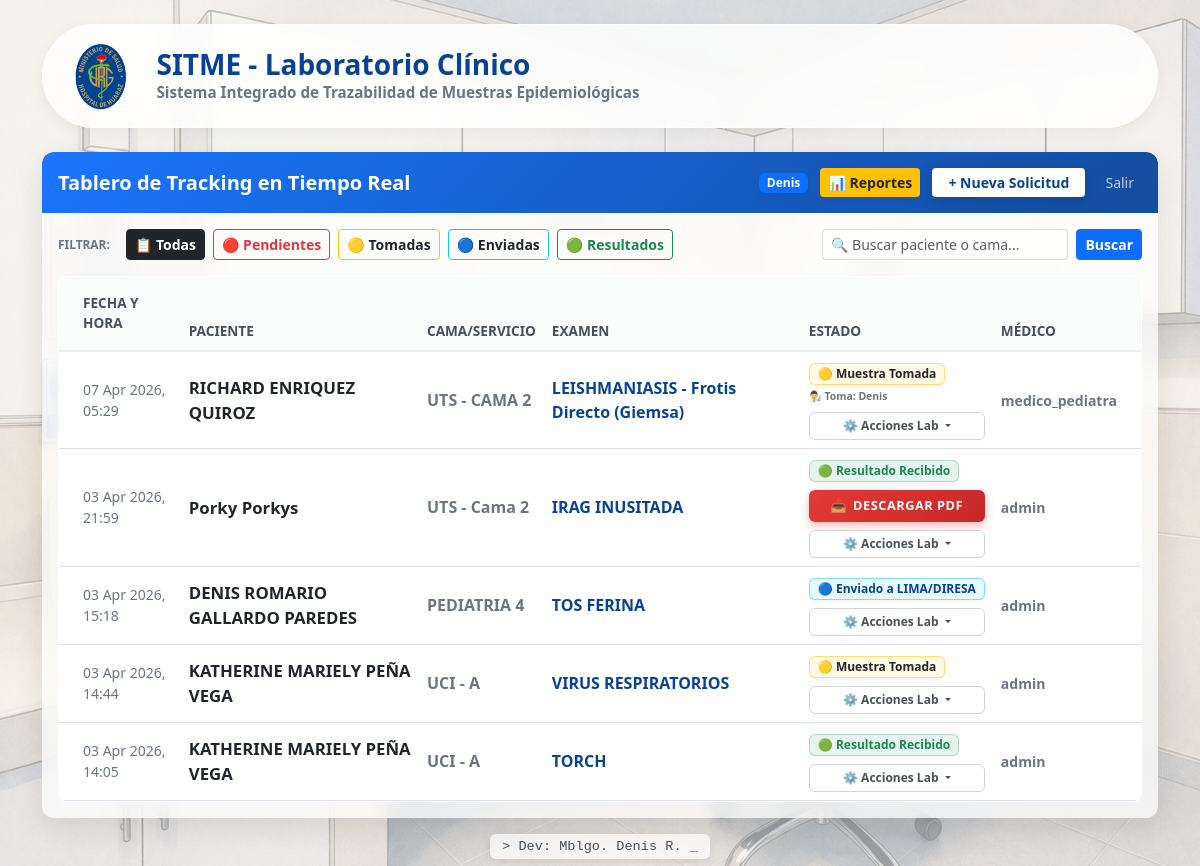
The page / (signed in) on the database its author committed.
### tracking/models.py (models this page shows, shortened)
class OrdenExamen(models.Model):
    ESTADO_CHOICES = [
        ('SOLICITADO', '🔴 Pendiente / Solicitado'),
        ('TOMADO', '🟡 Muestra Tomada'),
        ('ENVIADO', '🔵 Enviado a LIMA/DIRESA'),
        ('RESULTADO', '🟢 Resultado Recibido'),
    ]
    paciente_nombre = models.CharField(max_length=200, verbose_name="Nombre del Paciente")
    cama = models.CharField(max_length=50, verbose_name="Cama / Servicio")
    archivo_resultado = models.FileField(upload_to='resultados_pdf/', blank=True, null=True, verbose_name="PDF del Resultado")
    tipo_examen = models.ForeignKey(CatalogoExamen, on_delete=models.RESTRICT, verbose_name="Tipo de Examen")
    estado = models.CharField(max_length=20, choices=ESTADO_CHOICES, default='SOLICITADO', verbose_name="Estado de la Muestra")
    medico_solicitante = models.ForeignKey(User, on_delete=models.SET_NULL, null=True, verbose_name="Médico Solicitante")
    fecha_solicitud = models.DateTimeField(auto_now_add=True, verbose_name="Fecha y Hora de Solicitud")
    notas = models.TextField(blank=True, null=True, verbose_name="Observaciones / Justificación")
    laboratorista_toma = models.ForeignKey(User, on_delete=models.SET_NULL, null=True, blank=True, related_name='tomas_realizadas')
    laboratorista_envio = models.ForeignKey(User, on_delete=models.SET_NULL, null=True, blank=True, related_name='envios_realizados')
    laboratorista_resultado = models.ForeignKey(User, on_delete=models.SET_NULL, null=True, blank=True, related_name='resultados_subidos')
    class Meta:
        verbose_name = "Orden de Examen"
        verbose_name_plural = "Órdenes de Exámenes"
        ordering = ['-fecha_solicitud']

class CatalogoExamen(models.Model):
    nombre = models.CharField(max_length=100, unique=True, verbose_name="Nombre del Examen")
    activo = models.BooleanField(default=True, verbose_name="¿Disponible para solicitar?")
    class Meta:
        verbose_name = "Catálogo de Examen"
        verbose_name_plural = "Catálogo de Exámenes"
        ordering = ['nombre']

### tracking/views.py (the view)
# urls.py: path('', views.dashboard, name='dashboard'),
@login_required(login_url='login')
def dashboard(request):
    query = request.GET.get('q')
    estado_filtro = request.GET.get('estado')
    ordenes = OrdenExamen.objects.all()
    if estado_filtro and estado_filtro != 'TODAS':
        ordenes = ordenes.filter(estado=estado_filtro)
    if query:
        ordenes = ordenes.filter(
            Q(paciente_nombre__icontains=query) | Q(cama__icontains=query)
        )
    return render(request, 'tracking/dashboard.html', {
        'ordenes': ordenes,
        'estado_actual': estado_filtro
    })

### tracking/templates/tracking/dashboard.html (shortened to what this page needs)
{% load static %}
<!DOCTYPE html>
<html lang="es">
<head>
    <link href="https://cdn.jsdelivr.net/npm/bootstrap@5.3.0/dist/css/bootstrap.min.css" rel="stylesheet">
</head>
<body>
<div class="container mt-4 mb-5">
    <div class="row mb-4 align-items-center p-3 mx-0 glass-capsule">
        <div class="col-auto">
            <img src="{% static 'tracking/images/logo-hospital.png' %}" alt="Logo" style="height: 70px;">
        </div>
        <div class="col">
            <h3 class="fw-bold mb-0" style="color: #084298;">SITME - Laboratorio Clínico</h3>
            <p class="text-secondary mb-0 fw-semibold" style="font-size: 0.95rem;">Sistema Integrado de Trazabilidad de Muestras Epidemiológicas</p>
        </div>
    </div>
    <div class="glass-container border-0 overflow-hidden">
        <div class="institutional-header d-flex justify-content-between align-items-center p-3 border-0">
            <h5 class="mb-0 fw-bold">Tablero de Tracking en Tiempo Real</h5>
            <div>
                {% if user.is_authenticated %}
                    <span class="badge badge-rol me-2 px-2 py-1 shadow-sm">{{ user.first_name }}</span>
                    {% if user.is_staff or user.username == 'epidemiologia' %}
                        <a href="{% url 'estadisticas' %}" class="btn btn-warning btn-sm shadow-sm fw-bold border-0 text-dark me-2">📊 Reportes</a>
                    {% endif %}
                    {% if user.username != 'epidemiologia' %}
                        <a href="{% url 'crear_orden' %}" class="btn bg-white btn-sm fw-bold border-0 px-3" style="color: #084298 !important; box-shadow: 0 4px 15px rgba(0,0,0,0.15) !important; transition: transform 0.2s, box-shadow 0.2s;" onmouseover="this.style.transform='translateY(-2px)'; this.style.boxShadow='0 6px 20px rgba(0,0,0,0.2) !important';" onmouseout="this.style.transform='translateY(0)'; this.style.boxShadow='0 4px 15px rgba(0,0,0,0.15) !important';">+ Nueva Solicitud</a>
                    {% endif %}
                    <form action="{% url 'logout' %}" method="post" class="d-inline">
                        <button type="submit" class="btn btn-outline-light btn-sm ms-2 opacity-75 border-0">Salir</button>
                    </form>
                {% else %}
                    <a href="{% url 'login' %}" class="btn btn-light text-primary btn-sm fw-bold shadow-sm">Iniciar Sesión para Solicitar</a>
                {% endif %}
            </div>
        </div>
        <div class="p-3 d-flex flex-wrap justify-content-between align-items-center gap-3">
            <div class="d-flex gap-2 align-items-center">
                <span class="fw-bold text-secondary me-2" style="font-size: 0.85rem;"><small>FILTRAR:</small></span>
                <a href="{% url 'dashboard' %}" class="btn btn-sm {% if not estado_actual or estado_actual == 'TODAS' %}btn-dark{% else %}btn-outline-dark{% endif %} fw-semibold">📋 Todas</a>
                <a href="?estado=SOLICITADO" class="btn btn-sm {% if estado_actual == 'SOLICITADO' %}btn-danger{% else %}btn-outline-danger{% endif %} fw-semibold">🔴 Pendientes</a>
                <a href="?estado=TOMADO" class="btn btn-sm {% if estado_actual == 'TOMADO' %}btn-warning text-dark{% else %}btn-outline-warning text-dark{% endif %} fw-semibold">🟡 Tomadas</a>
                <a href="?estado=ENVIADO" class="btn btn-sm {% if estado_actual == 'ENVIADO' %}btn-info text-dark{% else %}btn-outline-info text-dark{% endif %} fw-semibold">🔵 Enviadas</a>
                <a href="?estado=RESULTADO" class="btn btn-sm {% if estado_actual == 'RESULTADO' %}btn-success{% else %}btn-outline-success{% endif %} fw-semibold">🟢 Resultados</a>
            </div>
            <form method="GET" action="{% url 'dashboard' %}" class="d-flex" style="max-width: 320px; width: 100%;">
                <input type="text" name="q" class="form-control form-control-sm me-2 border-secondary border-opacity-25" style="background: rgba(255,255,255,0.8);" placeholder="🔍 Buscar paciente o cama..." value="{{ request.GET.q|default_if_none:'' }}">
                <button type="submit" class="btn btn-primary btn-sm fw-bold">Buscar</button>
            </form>
        </div>
        <div class="table-wrapper p-0 overflow-hidden">
            <div class="table-responsive">
                <table class="table table-custom align-middle mb-0" style="background: transparent;">
                    <thead>
                        <tr>
                            <th class="ps-4 py-3">Fecha y Hora</th>
                            <th>Paciente</th>
                            <th>Cama/Servicio</th>
                            <th>Examen</th>
                            <th>Estado</th>
                            <th class="pe-4">Médico</th>
                        </tr>
                    </thead>
                    <tbody>
                        {% for orden in ordenes %}
                        <tr>
                            <td class="ps-4 text-secondary small">{{ orden.fecha_solicitud|date:"d M Y, H:i" }}</td>
                            <td class="fw-bold" style="color: #212529; font-size: 1.05rem;">{{ orden.paciente_nombre }}</td>
                            <td class="fw-semibold text-secondary">{{ orden.cama }}</td>
                            <td class="fw-bold" style="color: #084298;">{{ orden.tipo_examen.nombre }}</td>
                            <td>
                                {% if orden.estado == 'SOLICITADO' %}
                                    <span class="badge badge-custom bg-danger bg-opacity-10 text-danger border border-danger border-opacity-25 px-2 py-1 estado-alerta">{{ orden.get_estado_display }}</span>
                                {% elif orden.estado == 'TOMADO' %}
                                    <span class="badge badge-custom bg-warning bg-opacity-10 text-dark border border-warning border-opacity-50 px-2 py-1">{{ orden.get_estado_display }}</span>
                                {% elif orden.estado == 'ENVIADO' %}
                                    <span class="badge badge-custom bg-info bg-opacity-10 border border-info border-opacity-50 px-2 py-1" style="color: #084298 !important;">{{ orden.get_estado_display }}</span>
                                {% else %}
                                    <span class="badge badge-custom bg-success bg-opacity-10 text-success border border-success border-opacity-25 px-2 py-1">{{ orden.get_estado_display }}</span>
                                {% endif %}
                                <div class="mt-1" style="font-size: 0.65rem; color: #6c757d; font-weight: 600;">
                                    {% if orden.estado == 'TOMADO' and orden.laboratorista_toma %}
                                        👨‍🔬 Toma: {{ orden.laboratorista_toma.first_name }}
                                    {% elif orden.estado == 'ENVIADO' and orden.laboratorista_envio %}
                                        📦 Envío: {{ orden.laboratorista_envio.first_name }}
                                    {% elif orden.estado == 'RESULTADO' and orden.laboratorista_resultado %}
                                        ✅ Procesó: {{ orden.laboratorista_resultado.first_name }}
                                    {% endif %}
                                </div>
                                <div class="d-flex flex-column gap-2 mt-2">
                                    {% if orden.archivo_resultado %}
                                        <a href="{{ orden.archivo_resultado.url }}" target="_blank" class="btn btn-pdf w-100">
                                            <span>📥</span> DESCARGAR PDF
                                        </a>
                                    {% endif %}
                                    {% if user.is_staff %}
                                    <div class="dropdown w-100">
                                        <button class="btn btn-acciones w-100 dropdown-toggle" type="button" data-bs-toggle="dropdown">
                                            ⚙️ Acciones Lab
                                        </button>
                                    </div>
                                    {% endif %}
                                </div>
                            </td>
                            <td class="pe-4 text-secondary small fw-semibold">{{ orden.medico_solicitante.username|default:"N/A" }}</td>
                        </tr>
                        {% endfor %}
                    </tbody>
                </table>
            </div>
        </div>
    </div>
</div>
<div class="firma-hacker">
    <span style="font-family: 'Courier New', Courier, monospace; font-size: 0.85rem; color: #495057; background: rgba(255,255,255,0.7); padding: 5px 12px; border-radius: 6px; backdrop-filter: blur(5px); box-shadow: 0 2px 10px rgba(0,0,0,0.1);">
        > Dev: Mblgo. Denis R. <span class="blinking-cursor">_</span>
    </span>
</div>
</body>
</html>

### rows shown on the page
OrdenExamen: fecha_solicitud "07 Apr 2026, 05:29", paciente_nombre "RICHARD ENRIQUEZ QUIROZ", cama "UTS - CAMA 2", tipo_examen.nombre "LEISHMANIASIS - Frotis Directo (Giemsa)", estado "🟡 Muestra Tomada", laboratorista_toma.first_name "Denis", medico_solicitante.username "medico_pediatra"
OrdenExamen: fecha_solicitud "03 Apr 2026, 21:59", paciente_nombre "Porky Porkys", cama "UTS - Cama 2", tipo_examen.nombre "IRAG INUSITADA", estado "🟢 Resultado Recibido", medico_solicitante.username "admin"
OrdenExamen: fecha_solicitud "03 Apr 2026, 15:18", paciente_nombre "DENIS ROMARIO GALLARDO PAREDES", cama "PEDIATRIA 4", tipo_examen.nombre "TOS FERINA", estado "🔵 Enviado a LIMA/DIRESA", medico_solicitante.username "admin"
OrdenExamen: fecha_solicitud "03 Apr 2026, 14:44", paciente_nombre "KATHERINE MARIELY PEÑA VEGA", cama "UCI - A", tipo_examen.nombre "VIRUS RESPIRATORIOS", estado "🟡 Muestra Tomada", medico_solicitante.username "admin"
OrdenExamen: fecha_solicitud "03 Apr 2026, 14:05", paciente_nombre "KATHERINE MARIELY PEÑA VEGA", cama "UCI - A", tipo_examen.nombre "TORCH", estado "🟢 Resultado Recibido", medico_solicitante.username "admin"

### other values the page prints
{{ user.first_name }} "Denis"
